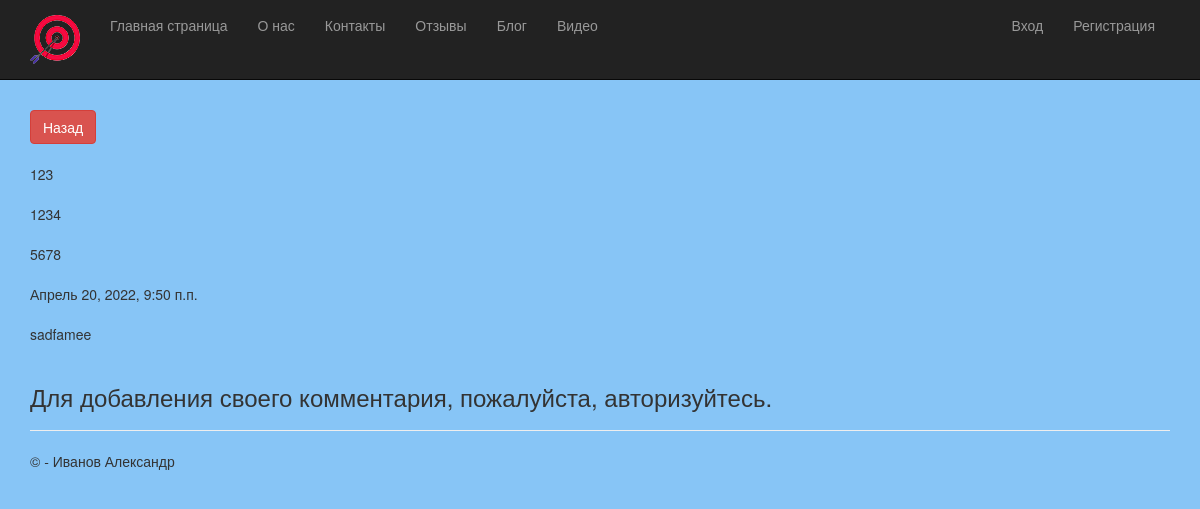
/1/, run on the app's committed database.
### app/models.py (models this page shows, shortened)
class Blog(models.Model):
    title = models.CharField(max_length = 80, unique_for_date = "posted", verbose_name = "Заголовок")
    description = models.TextField(verbose_name = "Краткое описание")
    content = models.TextField(verbose_name = "Полное содержание")
    posted = models.DateTimeField(default = datetime.now(), db_index = True, verbose_name = "Опубликована")
    author = models.ForeignKey(User, null=True, blank=True, on_delete = models.SET_NULL, verbose_name = "Автор")
    image = models.ImageField(upload_to='images/', default = 'images.jpg', verbose_name = "Путь к картинке")

### app/views.py (the view, shortened to what this page needs)
# urls.py: path('<int:Blog_id>/', views.detals, name='detals' ),
def detals(request, Blog_id):
    comments = Comment.objects.order_by('-posted')
    blog = Blog.objects.get(pk=Blog_id)
    form = CommentForm()
    return render(request, 'app/detals.html', {'blog': blog,
                                'comments': comments,
                                'form': form
                                 })

### app/templates/app/detals.html (shortened to what this page needs)
﻿{% extends "app/layout.html" %}
{% load static %}
{% block content %}
<a class="btn btn-danger" href="{% url 'blogs' %}">Назад</a>
<br>
<br />
{{ blog.title }}
<br>
<br />
{{ blog.description }}
<br>
<br />
{{ blog.content }}
<br>
<br />
{{ blog.posted }}
<br>
<br />
{{ blog.author }}
<br>
<br />
{% if user.is_authenticated %}
<form method="POST">
    {% csrf_token %}
    {{form.as_p}}
    <button type="submit" class="btn btn-success"> Отправить комментарий </button>
</form>
<div class="put_com" style="display: flex; justify-content: space-between; width: 96%; margin-left: 2%; margin-bottom: 2%;">
    <a style="font-size: 20px">Комменратии:</a>
</div>
{% else %}
<h3> Для добавления своего комментария, пожалуйста, авторизуйтесь. </h3>
{% endif %}
{% endblock %}

### app/static/app/content/site.css (style rules this page uses)
body { padding-top: 90px; padding-bottom: 20px; background: -webkit-linear-gradient(0deg, rgb(84, 172, 219), rgb(135, 197, 246) 30%); background: -moz-linear-gradient(0deg, rgb(84, 172, 219), rgb(135, 197, 246) 30%); background: linear-gradient(0deg, rgb(84, 172, 219), rgb(135, 197, 246) 30%); }

### data on the page
Blog: title "123", description "1234", content "5678", posted "Апрель 20, 2022, 9:50 п.п.", author "sadfamee"
